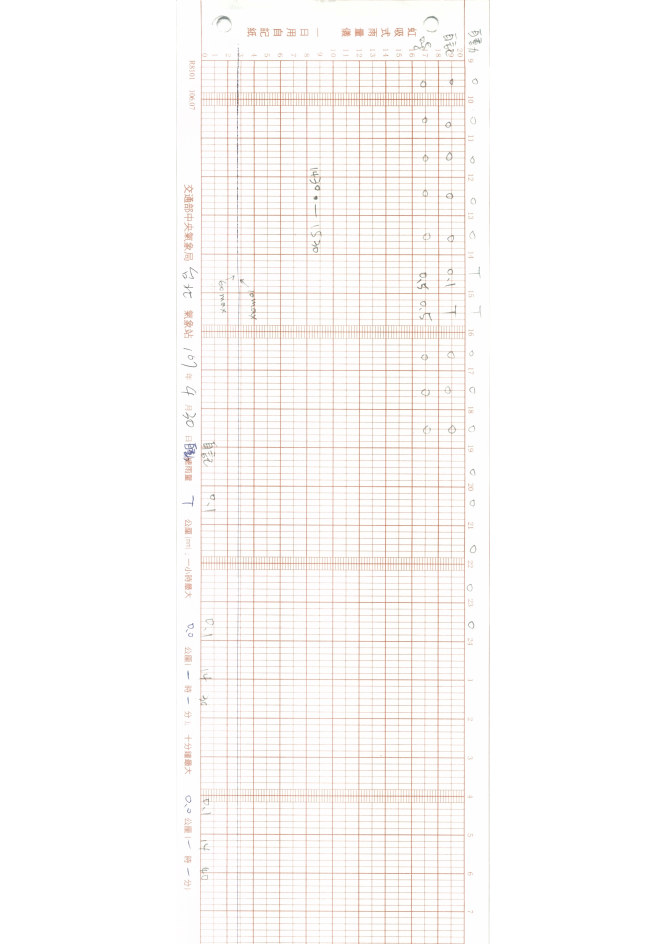
#> input picture sample/rain_00.png, 2000 x 2831 px, given in place of rain_01.png, which was not available (shown at 1/3 size)
$ python test.py
#> lines starting #> are read from the running program, lines starting #| are printed output that depends on the picture; after the words box and inside, x2 and y2 are one past the last pixel; in counts of white or black regions, pixels touching at a corner belong together; pictures that were not available may be replaced by others from this repository, and a replacement may not be noted
### source/PaperRecord.py
import cv2
import numpy as np
from pathlib import Path

class PaperRecord:

  # 建構式(指定圖片)
  def __init__(self, image = None, file_name = None, name = None):
    self.src_image = image  # 原始圖片
    self.file_name = file_name # 圖形的檔案名稱
    self.name = name # 圖形的名稱

    # 多形自動處理
    if issubclass(type(self.src_image), str):
      self.file_name = Path(self.src_image)
      self.src_image = None
    elif issubclass(type(self.src_image), Path):
      self.file_name = self.src_image
      self.src_image = None

    # 資料補足
    if (self.src_image is None) and (self.file_name is not None):
      self.src_image = cv2.imread(str(self.file_name))

    if (self.name is None) and (self.file_name is not None):
      self.name = str(self.file_name).split('.')[-2].split('/')[-1].split('\\')[-1].split(':')[-1]

    if (self.name is None):
      self.name = ("id:0x%0X" % id(self))

    self.surf_key = None   # surf輸出的Key
    self.surf_desc = None  # surf輸出的座標
    self.surf_param = 1000 # surf計算時的閥值參數
    self.match_param = 0.7 # 計算match時的閥值
    self.image_matrix = None # 圖形轉換矩陣(從此圖轉換到standard)
    self.image_matrix_inv = None # 圖形轉換矩陣(從standard轉換到此圖)
    self.value_region = (0, 0, 1, 1)  # 圖形的裁切區域
    self.v_t0 = 0 # 起始時間(文字輸出用)

  def standard(self):
    return None

  # 過濾出紙張背景色彩
  def mask_background(self):
    return None

  # 過濾出網格點的mask計算(白色表示為網格區域)
  def mask_grid(self):
    return None

  # 過濾出文字與紀錄線的mask計算(白色表示為文字與紀錄線)
  def mask_text(self):
    return None

  # 轉換圖片上的座標到數值座標
  def value_coordiante(self, image_coordiante):
    return None

  # 轉換數值座標到圖片上的座標
  def image_coordiante(self, value_coordiante):
    return None

  # 轉換text mask上有值的座標
  def text_value_coordiantes(self):

    mask = self.mask_text()
    coordiantes = cv2.findNonZero(mask)

    # 裁切出text_array中的點
    text_array = []
    for point in coordiantes:
      try:
        v = self.value_coordiante(point[0])
        if v[0] >= self.value_region[0] and v[0] < self.value_region[2]:
          if v[1] >= self.value_region[1] and v[1] < self.value_region[3]:
            text_array.append(v)
      except:
        pass
    return text_array

  # 計算兩點是否可以算是折線的連線
  def can_connect(self, p1, p2):
    return True

  # 計算最長折線
  def max_value_line(self):

    text_array = self.text_value_coordiantes()

    # 每一行y建立一個array儲存x
    yarray = []
    for i in range(self.value_region[1], self.value_region[3]):
      yarray.append([])

    for v in text_array:
      index = int(v[1] + 0.5)
      if (index >= self.value_region[3]):
        continue
      yarray[index].append(v[0])

    for i in range(self.value_region[1], self.value_region[3]):
      yarray[i].sort()
      yarray[i] = self.near_point_combine(yarray[i], 2.)

    result = []
    for i in range(self.value_region[1], self.value_region[3]):
      for y in yarray[i]:
        result.append([y, float(i)])

    # 計算最長折線
    for i in range(len(result)):
      parent_j = -1
      parent_dx = 0
      for j in range(i):
        dy = abs(result[i][0] - result[j][0])
        dx = abs(result[i][1] - result[j][1])
        if (self.can_connect(result[i], result[j])):  # 可以連續的條件
          if (parent_j == -1):
            parent_j = j
            parent_dx = dx
          elif (result[j][2] > result[parent_j][2]):
            parent_j = j
            parent_dx = dx
          elif (result[j][2] == result[parent_j][2] and dx < parent_dx):
            parent_j = j
            parent_dx = dx
      if (parent_j == -1):
        result[i].append(1)
        result[i].append(-1)
      else:
        result[i].append(1 + result[parent_j][2])
        result[i].append(parent_j)

    # 找出最長的摺線終點 max_i
    max_i = -1
    if (len(result) > 0):
      max_i = 0
      for i in range(1, len(result)):
        if (result[i][2] > result[max_i][2]):
          max_i = i

    # 抽出最長的折線
    max_p = max_i
    out_text = []
    while (max_p != -1):
      out_text.insert(0, [result[max_p][0], result[max_p][1]])
      max_p = result[max_p][3]

    return out_text

  # 將a中的值，相近的點值合併。
  def near_point_combine(self, a, distence):

    if (len(a) == 0): return []

    out = []
    last_v = a[0]
    sum_v = last_v
    count_v = 1

    for i in range(1, len(a)):
      v = a[i]
      if v - last_v > distence:
        out.append(sum_v / count_v)
        last_v = v
        sum_v = last_v
        count_v = 1
      else:
        last_v = v
        sum_v += last_v
        count_v += 1

    out.append(sum_v / count_v)
    return out

  def match_gray(self):
    return cv2.cvtColor(self.src_image, cv2.COLOR_BGR2GRAY)

  # 過濾出網格點
  # [22 lines left out: functions filter_grid_gray, filter_text_gray, not called in this run]

  # 經過surf計算 key_query, desc_query
  def surf(self):

    if (self.surf_key is None) or (self.surf_desc is None):
      surf = cv2.xfeatures2d.SURF_create(self.surf_param)
      self.surf_key, self.surf_desc = surf.detectAndCompute(self.match_gray(), None)
    return self.surf_key, self.surf_desc

  # 跟standard比較計算match
  # 計算結果儲存在self.good_matches
  def match(self):

    if self.image_matrix_inv is not None :
      return

    s = self.standard()
    s.surf()
    self.surf()
    bf = cv2.BFMatcher()
    matches = bf.knnMatch(s.surf_desc,self.surf_desc, k=2)

    self.good_matches = []
    for m,n in matches:
      if m.distance < self.match_param * n.distance:
        self.good_matches.append(m)

    # RANSAC計算最佳轉換
    good = self.good_matches
    key1 = s.surf_key
    key2 = self.surf_key
    src_pts = np.float32([ key1[m.queryIdx].pt for m in good ]).reshape(-1,1,2)
    dst_pts = np.float32([ key2[m.trainIdx].pt for m in good ]).reshape(-1,1,2)
    self.image_matrix_inv, mask = cv2.findHomography(src_pts, dst_pts, cv2.RANSAC,5.0)

    if (self.image_matrix_inv is not None):
      # 移除形變項目，讓正反轉換正確
      self.image_matrix_inv[2][0] = 0.
      self.image_matrix_inv[2][1] = 0.
      # m_image 為圖形轉換的矩陣
      self.image_matrix = np.linalg.inv(self.image_matrix_inv)

  # 傳回兩張圖surf比對的結果
  # [18 lines left out: function match_image, not called in this run]


### source/RainPaperRecord.py
import cv2
import numpy as np
from PaperRecord import PaperRecord

class RainPaperRecord(PaperRecord):

  paper_record = None

  def __init__(self, image = None, file_name = None, name = None):
    super(RainPaperRecord, self).__init__(image, file_name, name)
    self.image_to_value = None # 圖形對應到數值的轉換矩陣(2x3)
    self.value_to_image = None # 數值對應到圖形的轉換矩陣(2x3)
    self.value_region = (0, 0, 20, 22 * 60)  # 圖形的裁切區域
    self.v_t0 = 9 # 起始時間(文字輸出用)

  def standard(self):
    if (RainPaperRecord.paper_record == None):
      RainPaperRecord.paper_record = RainPaperRecord(file_name = '../sample/rain_00.png')
      print('create RainPaperRecord standard');
    return RainPaperRecord.paper_record

  # 過濾出網格點的mask計算
  # [16 lines left out: function mask_grid, not called in this run]

  # 過濾出文字與紀錄線的mask計算(白色表示為文字與紀錄線)
  def mask_text(self):

    img = self.src_image

    # 濾除 r,g,b >= 0xE1 的部分
    mask_white = cv2.inRange(img, np.array([0xE1, 0xE1, 0xE1]), np.array([0xFF, 0xFF, 0xFF]))

    # 濾除 g > r & b > r 的部分
    mask_r = img[:,:,2]
    w, h = mask_r.shape
    mask_A0 = np.full((w, h), 0xA0)
    mask_c = np.logical_and(img[:,:,1] < mask_r, img[:,:,0] < mask_r)
    mask_c = np.logical_and(mask_c, mask_r > mask_A0)
    mask_c = np.asarray(mask_c, dtype = "uint8") * 0xFF
    return cv2.bitwise_not(cv2.bitwise_or(mask_white, mask_c))

  # 計算兩點是否可以算是折線的連線
  # [15 lines left out: function can_connect, not called in this run]

  # 計算圖形與數值之間的彼此轉換矩陣
  def create_image_value_matrix(self):
    if self.image_to_value is None:
      self.match()

      # m_value 為圖形轉為數值的矩陣
      # 刻度 X:0~1000(原數值0~20) Y:22*60(分鐘)
      m_value = np.array(\
      [[0.025348542, 0, -15.31051965],\
      [0, 0.008624069, -1.578204626],\
      [0, 0, 1]]);
      m_value[1] = m_value[1] * 60

      self.image_to_value = m_value @ self.image_matrix
      self.value_to_image = np.linalg.inv(self.image_to_value)
      self.image_to_value = self.image_to_value[0:2]
      self.value_to_image = self.value_to_image[0:2]

  # 轉換圖片上的座標到數值座標
  def value_coordiante(self, image_coordiante):
    if self.image_to_value is None:
      self.create_image_value_matrix()

    return self.image_to_value @ np.array([image_coordiante[0], image_coordiante[1], 1])

  # 轉換數值座標到圖片上的座標
  def image_coordiante(self, value_coordiante):
    if self.value_to_image is None:
      self.create_image_value_matrix()

    return self.value_to_image @ np.array([value_coordiante[0], value_coordiante[1], 1])


### source/PaperRecordTools.py
import cv2
import numpy as np
import matplotlib.pyplot as pyplot
from SolarPaperRecord import SolarPaperRecord

# 繪製一般輸出結果
def show_draw_data(p, show_image = True, write_name = None):
  if issubclass(type(p), SolarPaperRecord):
    show_draw_solar_data(p, show_image, write_name)
  else:
    show_draw_normal_data(p, show_image, write_name)

# 繪製除日照圖以外輸出結果
def show_draw_normal_data(p, show_image = True, write_name = None):
  image = p.src_image.copy()
  draw_data(p, image)
  draw_value_region(p, image)

  if write_name is not None:
    cv2.imwrite(str(write_name), image)

  if show_image:
    image = cv2.resize(image, (0,0), fx=0.3, fy=0.3)
    cv2.imshow(p.name, image)

# 繪製日照計圖輸出結果
# [59 lines left out: functions show_draw_solar_data, draw_match, write_csv, write_solar_csv, write_mask_text, not called in this run]

#
# 以下為private functions
#

# 畫出該圖的數值接受區域
def draw_value_region(p, image):
  pts = []
  pts.append(p.image_coordiante([p.value_region[0], p.value_region[1]])[0:2])
  pts.append(p.image_coordiante([p.value_region[0], p.value_region[3]])[0:2])
  pts.append(p.image_coordiante([p.value_region[2], p.value_region[3]])[0:2])
  pts.append(p.image_coordiante([p.value_region[2], p.value_region[1]])[0:2])
  cv2.polylines(image,[np.int32(pts)],True,255,1, cv2.LINE_AA)
  return image

# 在圖上 x,y 標出數值
# [4 lines left out: function draw_value, not called in this run]

# 內插計算值
def interpolation_data(c, y):
  for i in range(len(c)):
    if c[i][1] >= y:
      if i <= 0: return None
      y0 = c[i-1][1]
      y1 = c[i][1]
      x0 = c[i-1][0]
      x1 = c[i][0]
      return ((y1-y)*x0 + (y-y0)*x1)/(y1-y0)
  return None

# 畫出該圖的數值點
def draw_data(p, image):
  c = p.max_value_line()
  line_p = None
  line_v = None
  for v in c:
    i = p.image_coordiante(v)
    cv2.circle(image, (int(i[0]), int(i[1])), 1, (0, 255, 0))

    # 畫上連線
    if (line_v is not None):
      cv2.line(image, line_p, (int(i[0]), int(i[1])), (0, 255, 0))
    line_p = (int(i[0]), int(i[1]))
    line_v = v[0]
    # print("%02d:%02d %f" % ((v[1]//60) + 8, v[1]%60, v[0]))

  for i in range(p.value_region[1], p.value_region[3], 60):
    x = interpolation_data(c, i)
    if x is None: continue
    draw_value(p, image, i, x)

  return image

# 繪製日照計的數值點
# [29 lines left out: function draw_solar_data, not called in this run]

### source/test.py
import cv2
import numpy as np
import matplotlib.pyplot as pyplot
from pathlib import Path
from RainPaperRecord import RainPaperRecord
from PressurePaperRecord import PressurePaperRecord
from TemperaturePaperRecord import TemperaturePaperRecord
from HumidityPaperRecord import HumidityPaperRecord
from SolarShortPaperRecord import SolarShortPaperRecord
from SolarLongPaperRecord import SolarLongPaperRecord
from SolarMediumPaperRecord import SolarMediumPaperRecord
from OldRainPaperRecord import OldRainPaperRecord
from PaperRecordTools import *

# show and draw datas
def show_draw_datas(files, paperRecord, show_image = True,
    src = None, desc = None, write_append_name = '_out.png'):

#> called with show_image = True, write_append_name = '_out.png'
  for file_name in files:
    # count write_name for check is need to write file
    write_name = None
    if (desc is not None) and (src is not None) and (write_append_name is not None):
      write_name = desc / file_name.relative_to(src)
      write_name = write_name.parent / (write_name.stem + write_append_name)
      write_path = write_name.parent
      if not write_path.exists():
        write_path.mkdir(parents = True)

    r = paperRecord(file_name)
    show_draw_data(r, show_image = show_image, write_name = write_name)
#> this loop made 1 pass
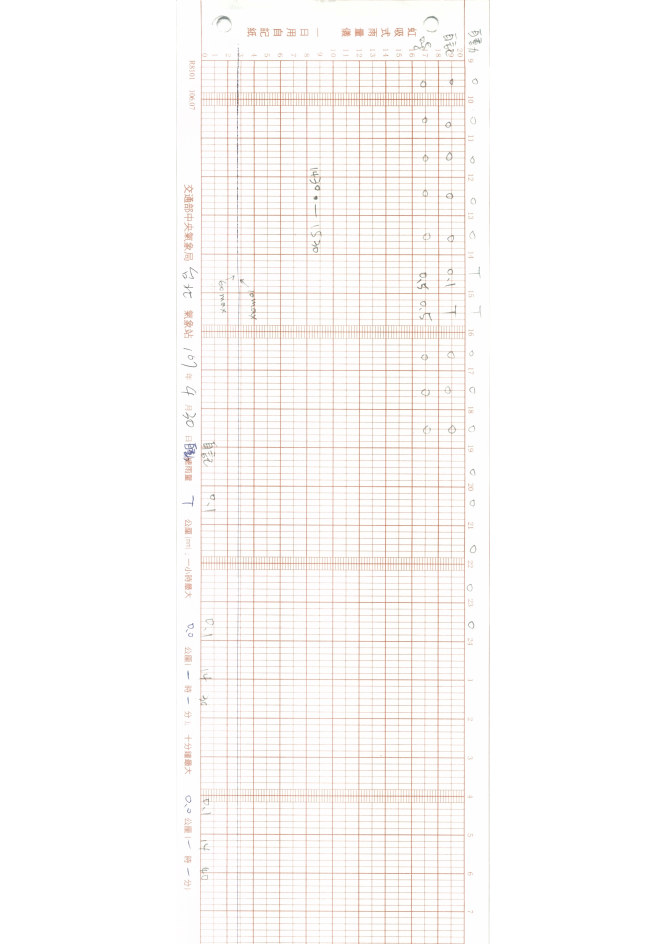
#> input picture sample/rain_00.png, 2000 x 2831 px, given in place of rain_01.png, which was not available (shown at 1/3 size)
#> pass 1, in mask_text, `mask_white = cv2.inRange(img, np.array([0xE1, 0xE1, 0xE1]), np.array([..`:
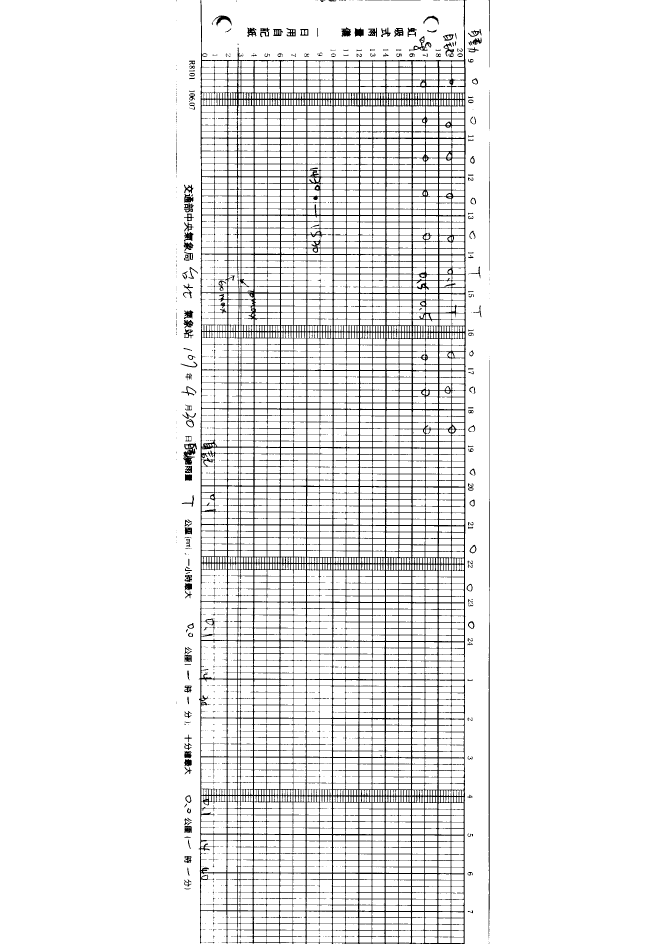
#> mask_white: shape (2831, 2000) (shown at 1/3 size); 93.2% white; 941 black regions (702 under 20 px), largest, box (x1, y1, x2, y2) and area: (596, 0, 1400, 2831) 346293, (1466, 1080, 1469, 2802) 3592, (549, 1328, 591, 1394) 1324
#> pass 1, in mask_text, `mask_r = img[:,:,2]`:
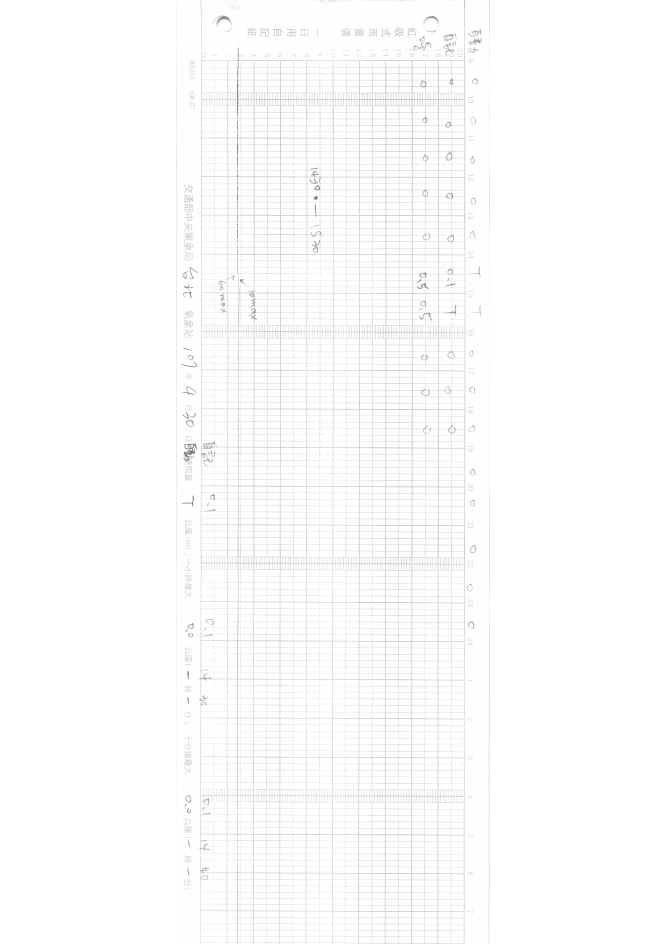
#> mask_r: shape (2831, 2000) (shown at 1/3 size); min 81, max 255, mean 252.1
#> pass 1, in mask_text, `mask_c = np.logical_and(img[:,:,1] < mask_r, img[:,:,0] < mask_r)`:
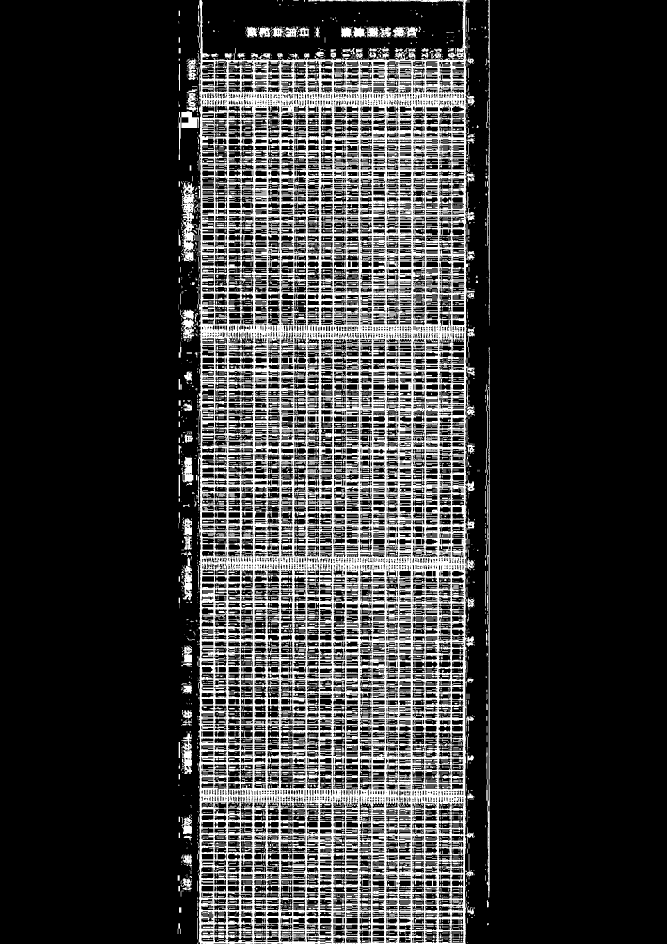
#> mask_c: shape (2831, 2000) bool (shown at 1/3 size); 20.5% white; 5660 white regions (4217 under 20 px), largest, box (x1, y1, x2, y2) and area: (587, 0, 1424, 2831) 1025874, (1456, 1041, 1469, 2693) 6067, (544, 546, 589, 785) 5522

  # if show image than need waitKey
  if show_image and len(files) > 0 :
    cv2.waitKey(0)

def test_rain():
  files = [
    '../sample/rain_01.png',
    '../sample/rain_02.png',
    '../sample/rain_03.png']
  show_draw_datas(files, RainPaperRecord)

# [59 lines left out: functions test_old_rain, test_tainan_rain, test_pressure, test_temperature, test_humidity, test_solar_short and 2 more, not called in this run]

#test_tainan_rain()
#test_old_rain()
#> (the run stopped early here; a loop or call above may not have finished)
